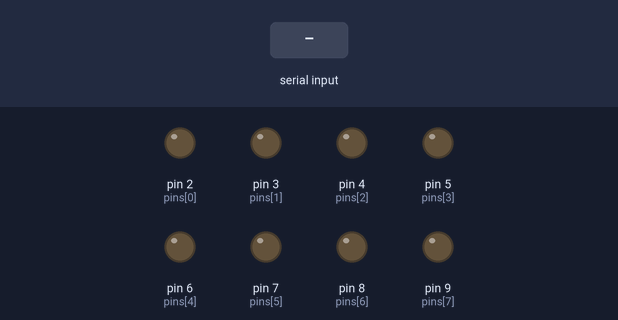
Simulated run of this sketch. Board: Arduino Uno, built with avr-gcc and run on an emulated ATmega328P. Parts: output pins drawn as LEDs (lit = HIGH). The test bench sets the inputs (shaded band). What the sketch prints to the serial monitor is not drawn.

Above: at 1.2 s.
1.3 s: "5\n" received over Serial
At 2.5 s:
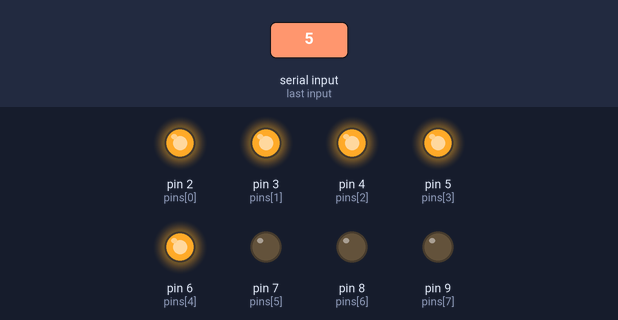
2.8 s: "90,45\n" received over Serial
At 4.0 s:
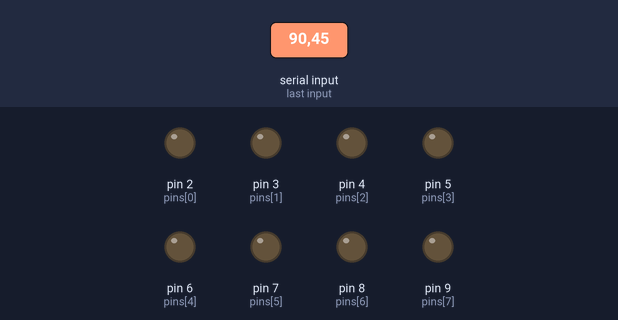
Timing chart, 0 to 5.8 s (numbered marks = the images above; inputs shaded):
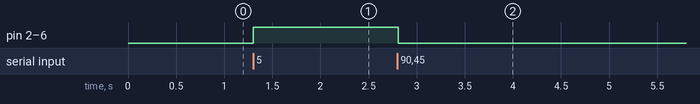

Measured:
- after the input at 1.3 s, pin 2 (pins[0]), pin 3 (pins[1]), pin 4 (pins[2]), pin 5 (pins[3]), pin 6 (pins[4]): LOW → HIGH at once
- after the input at 2.8 s, pin 2 (pins[0]), pin 3 (pins[1]), pin 4 (pins[2]), pin 5 (pins[3]), pin 6 (pins[4]): HIGH → LOW at once

The sketch:

EX_12_02.ino
```cpp
int pins[] = {2, 3, 4, 5, 6, 7, 8, 9};   // LED가 연결된 핀 배열
char TERMINATOR = '\n';     // 문자열 종료 문자
String buffer = "";       // 문자열 저장 버퍼
boolean process_it = false;     // 문자열 처리 여부

void setup() {
  Serial.begin(9600);
  for (int i = 0; i < 8; i++) {     // LED 연결 핀을 출력으로 설정
    pinMode(pins[i], OUTPUT);
  }
}

void loop() {
  while (Serial.available() > 0) {    // 데이터 수신
    char ch = Serial.read();    // 데이터 읽기

    if (ch == TERMINATOR) {     // 문자열 종료 문자인 경우
      process_it = true;      // 문자열 처리 지시
    }
    else {          // 이외의 문자인 경우
      buffer = buffer + ch;     // 버퍼에 문자 저장
    }
  }

  if (process_it) {       // 저장된 문자열을 처리하는 경우
    Serial.print("\'" + buffer + "\' : ");  // 입력 문자열 표시
    int no = buffer.toInt();    // 문자열을 정수로 변환

    if (no < 0 || no > 8) {   // 입력한 숫자의 유효성 검사
      Serial.println("잘못된 숫자를 입력했습니다.");
      for (int i = 0; i < 8; i++) {
        digitalWrite(pins[i], LOW);
      }
    }
    else {
      Serial.println(String(no) + "개 LED를 켭니다.");

      for (int i = 0; i < 8; i++) {   // LED 제어
        if (i < no) {
          digitalWrite(pins[i], HIGH);
        }
        else {
          digitalWrite(pins[i], LOW);
        }
      }
    }

    process_it = false;       // 문자열 처리 완료
    buffer = "";        // 버퍼 비우기
  }
}
```
